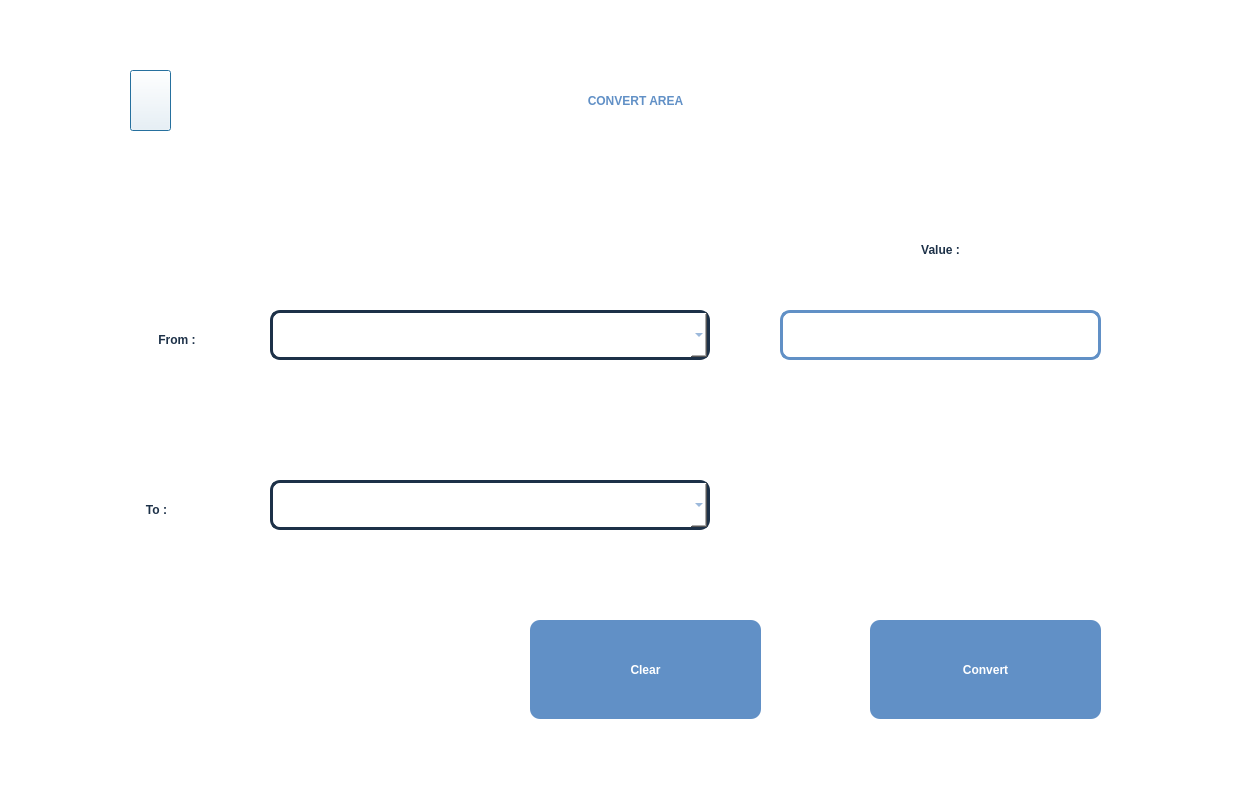
<?xml version="1.0" encoding="UTF-8"?>
<ui version="4.0">
 <class>area</class>
 <widget class="QDialog" name="area">
  <property name="geometry">
   <rect>
    <x>0</x>
    <y>0</y>
    <width>1250</width>
    <height>800</height>
   </rect>
  </property>
  <property name="windowTitle">
   <string>Dialog</string>
  </property>
  <property name="styleSheet">
   <string notr="true">background-color: rgb(255, 255, 255);</string>
  </property>
  <widget class="QComboBox" name="from_combobox">
   <property name="geometry">
    <rect>
     <x>270</x>
     <y>310</y>
     <width>440</width>
     <height>50</height>
    </rect>
   </property>
   <property name="styleSheet">
    <string notr="true">border:none;
font: 75 15pt &quot;Roboto&quot;;
color: rgba(97, 144, 198, 1);
border:3px solid rgba(29, 49, 72, 1);
border-radius:10px;
padding-left:20px;</string>
   </property>
  </widget>
  <widget class="QPushButton" name="mainwindow_button">
   <property name="geometry">
    <rect>
     <x>130</x>
     <y>70</y>
     <width>41</width>
     <height>61</height>
    </rect>
   </property>
   <property name="styleSheet">
    <string notr="true">border-image: url(:/resource/res/Group 29.png);</string>
   </property>
   <property name="text">
    <string/>
   </property>
  </widget>
  <widget class="QLabel" name="label">
   <property name="geometry">
    <rect>
     <x>180</x>
     <y>70</y>
     <width>911</width>
     <height>61</height>
    </rect>
   </property>
   <property name="styleSheet">
    <string notr="true">font: 30pt &quot;Roboto&quot;;
font-weight:bold;
color:rgba(97, 144, 198, 1);
</string>
   </property>
   <property name="text">
    <string>CONVERT AREA</string>
   </property>
   <property name="alignment">
    <set>Qt::AlignCenter</set>
   </property>
  </widget>
  <widget class="QLineEdit" name="from_value">
   <property name="geometry">
    <rect>
     <x>780</x>
     <y>310</y>
     <width>321</width>
     <height>50</height>
    </rect>
   </property>
   <property name="styleSheet">
    <string notr="true">font: 75 15pt &quot;Roboto&quot;;
color: rgba(29, 49, 72, 1);
border:none;
border: 3px solid rgba(97, 144, 198, 1);
border-radius:10px;</string>
   </property>
   <property name="alignment">
    <set>Qt::AlignCenter</set>
   </property>
  </widget>
  <widget class="QComboBox" name="to_combobox">
   <property name="geometry">
    <rect>
     <x>270</x>
     <y>480</y>
     <width>440</width>
     <height>50</height>
    </rect>
   </property>
   <property name="styleSheet">
    <string notr="true">border:none;
font: 75 15pt &quot;Roboto&quot;;
color: rgba(97, 144, 198, 1);
border:3px solid rgba(29, 49, 72, 1);
border-radius:10px;
padding-left:20px;</string>
   </property>
  </widget>
  <widget class="QLabel" name="answer_label">
   <property name="geometry">
    <rect>
     <x>780</x>
     <y>450</y>
     <width>321</width>
     <height>81</height>
    </rect>
   </property>
   <property name="styleSheet">
    <string notr="true">border:none;
color:rgba(97, 144, 198, 1);
font: 75 40pt &quot;Roboto&quot;;
font-weight:bold;</string>
   </property>
   <property name="text">
    <string/>
   </property>
   <property name="alignment">
    <set>Qt::AlignCenter</set>
   </property>
  </widget>
  <widget class="QLabel" name="label_5">
   <property name="geometry">
    <rect>
     <x>890</x>
     <y>230</y>
     <width>101</width>
     <height>39</height>
    </rect>
   </property>
   <property name="styleSheet">
    <string notr="true">font: 20pt &quot;Roboto&quot;;
color: rgba(29, 49, 72, 1);
font-weight:bold;</string>
   </property>
   <property name="text">
    <string>Value :</string>
   </property>
   <property name="alignment">
    <set>Qt::AlignCenter</set>
   </property>
  </widget>
  <widget class="QPushButton" name="convert_button">
   <property name="geometry">
    <rect>
     <x>870</x>
     <y>620</y>
     <width>231</width>
     <height>99</height>
    </rect>
   </property>
   <property name="styleSheet">
    <string notr="true">font: 20pt &quot;Roboto&quot;;
color: rgb(255, 255, 255);
background-color: rgba(97, 144, 198, 1);
font-weight:bold;
border:none;
border-radius:10px;</string>
   </property>
   <property name="text">
    <string>Convert</string>
   </property>
  </widget>
  <widget class="QLabel" name="label_2">
   <property name="geometry">
    <rect>
     <x>130</x>
     <y>320</y>
     <width>94</width>
     <height>39</height>
    </rect>
   </property>
   <property name="styleSheet">
    <string notr="true">font: 20pt &quot;Roboto&quot;;
color: rgba(29, 49, 72, 1);
font-weight:bold;</string>
   </property>
   <property name="text">
    <string>From :</string>
   </property>
   <property name="alignment">
    <set>Qt::AlignCenter</set>
   </property>
  </widget>
  <widget class="QLabel" name="label_3">
   <property name="geometry">
    <rect>
     <x>130</x>
     <y>490</y>
     <width>53</width>
     <height>39</height>
    </rect>
   </property>
   <property name="styleSheet">
    <string notr="true">font: 20pt &quot;Roboto&quot;;
color: rgba(29, 49, 72, 1);
font-weight:bold;</string>
   </property>
   <property name="text">
    <string>To :</string>
   </property>
   <property name="alignment">
    <set>Qt::AlignCenter</set>
   </property>
  </widget>
  <widget class="QPushButton" name="clear_button">
   <property name="geometry">
    <rect>
     <x>530</x>
     <y>620</y>
     <width>231</width>
     <height>99</height>
    </rect>
   </property>
   <property name="styleSheet">
    <string notr="true">font: 20pt &quot;Roboto&quot;;
color: rgb(255, 255, 255);
background-color: rgba(97, 144, 198, 1);
font-weight:bold;
border:none;
border-radius:10px;</string>
   </property>
   <property name="text">
    <string>Clear</string>
   </property>
  </widget>
  <widget class="QLabel" name="label_4">
   <property name="geometry">
    <rect>
     <x>230</x>
     <y>10</y>
     <width>721</width>
     <height>531</height>
    </rect>
   </property>
   <property name="styleSheet">
    <string notr="true">image: url(:/resource/res/GettyImages-455313485-5899349a3df78caebc0c30da-removebg-preview_2-removebg-preview 1.png);</string>
   </property>
   <property name="text">
    <string/>
   </property>
  </widget>
  <zorder>label_4</zorder>
  <zorder>from_combobox</zorder>
  <zorder>mainwindow_button</zorder>
  <zorder>label</zorder>
  <zorder>from_value</zorder>
  <zorder>to_combobox</zorder>
  <zorder>answer_label</zorder>
  <zorder>label_5</zorder>
  <zorder>convert_button</zorder>
  <zorder>label_2</zorder>
  <zorder>label_3</zorder>
  <zorder>clear_button</zorder>
 </widget>
 <resources/>
 <connections/>
</ui>
